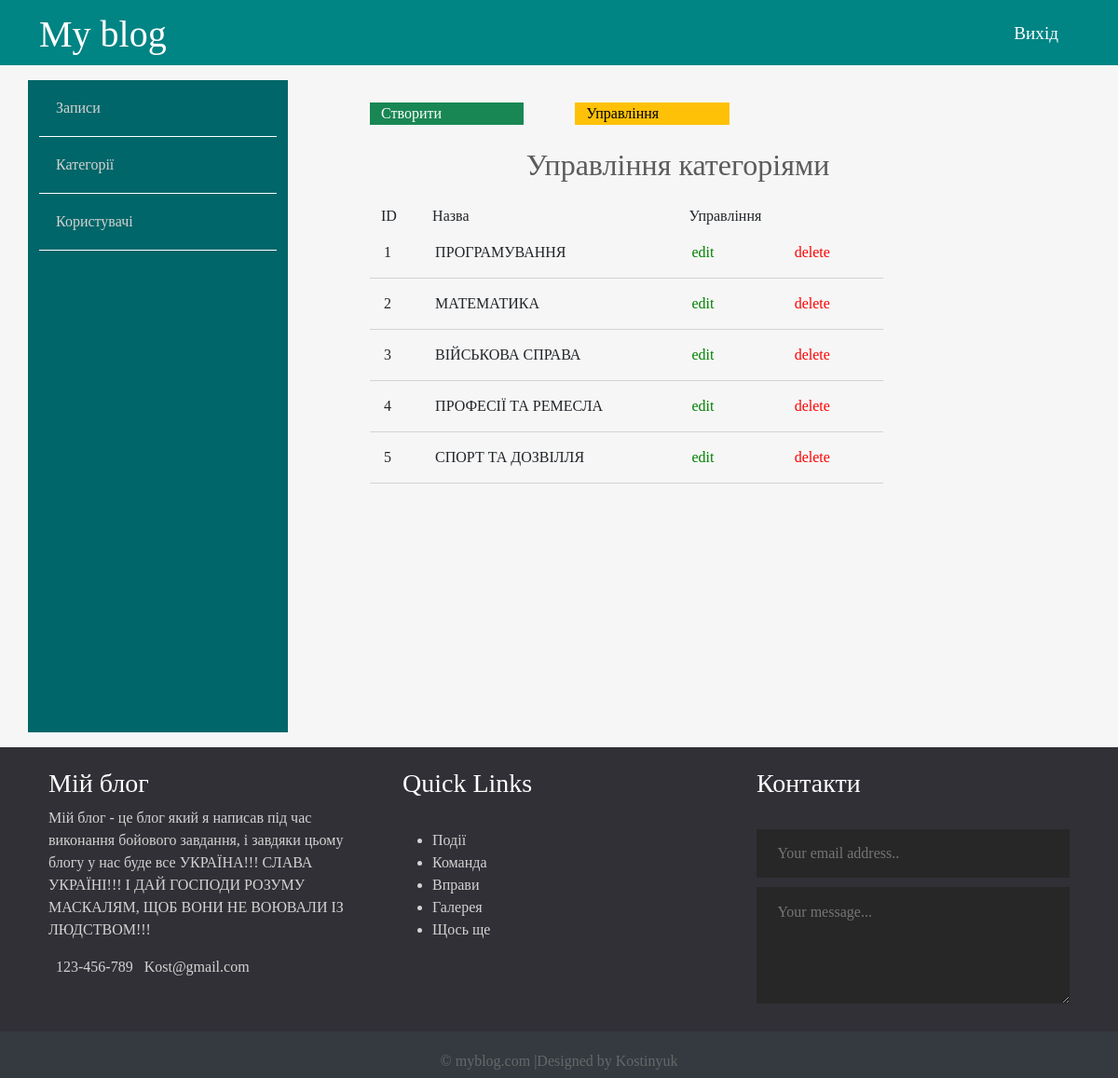
The app's page /admin/topics/index.php with its own data.
### tables this page shows
CREATE TABLE `topics` (
  `id` int(12) UNSIGNED NOT NULL,
  `name` varchar(120) DEFAULT NULL,
  `description` text DEFAULT NULL
);

### app/database/db.php (called while the page is built, shortened)
<?php
require "connect.php";
 function dbCheckError($query)
 {
     $errInfo = $query->errorInfo();
     return true;
 }
function selectAll($table, $params = []){
    global $pdo;
    $sql = "SELECT * FROM $table";
    $query = $pdo->prepare($sql);
    $query->execute();
    return $query->fetchAll();
}

### app/controllers/topics.php (called while the page is built, shortened)
<?php
  @include "../../app/database/db.php";
   $topics = selectAll("topics");

### admin/topics/index.php (the view, shortened to what this page needs)
<?php session_start();
include "../../app/controllers/topics.php";
?>
<!doctype html>
<html lang="en">
<head>
    <link href="https://cdn.jsdelivr.net/npm/bootstrap@5.0.2/dist/css/bootstrap.min.css"
          rel="stylesheet"
>
    <link rel="stylesheet" href="../../assets/CSS/admin.css">
</head>
<div>
<?php include ("../../app/include/header-admin.php") ?>
<div class="container">
    <div class="row">
                <?php include ("../../app/include/sidebar-admin.php") ?>
        <div class="posts col-9">
            <div class="button row">
                <a href="<?php echo BASE_URL . "admin/topics/create.php"?>"  class="col-3 btn-success">Створити</a>
                <span class="col-1"></span>
                <a href="<?php echo BASE_URL . "admin/topics/index.php"?>"  class="col-3 btn-warning">Управління</a>
            </div>
       <div>
            <h2>Управління категоріями</h2>
       </div>
            <div class="row title-table">
                <div class="col-1">ID</div>
                <div class="col-5">Назва</div>
                <div class="col-4">Управління</div>
            </div>
     <?php foreach ($topics as $key => $topic): ?>
            <div class="row post">
                <div class="id col-1"><?= $key + 1; ?></div>
                <div class="title col-5"><?= $topic["name"]; ?></div>
                <div class="red col-2"><a href="edit.php?id=<?= $topic["id"]; ?>">edit</a></div>
                <div class="del col-2"><a href="edit.php?del_id=<?= $topic["id"]; ?>">delete</a></div>
            </div>
            <?php endforeach; ?>
        </div>
    </div>
</div>
</div>
<?php include ("../../app/include/footer.php") ?>
</body>
</html>

### assets/CSS/admin.css (style rules this page uses)
* { font-family: "Comfortaa", cursive; }
html, h1, h2, h3, h4, h5, h6 { color: #5c5b5b; }
a { text-decoration: none; color: inherit; }
.posts { height: 100%; padding: 40px 100px 100px; overflow-y: scroll; }
.posts h2 { text-align: center; margin: 1.5rem 0; }
.posts .post div { padding: 15px; text-align: left; border-bottom: 1px solid #d3d3d3; // font-weight: 700; }
.posts .post div { padding: 15px; text-align: left; border-bottom: 1px solid #d3d3d3; }
.posts .post .red { color: green; }
.posts .post .del { color: red; }

### records on screen
topics: name "ПРОГРАМУВАННЯ"
topics: name "МАТЕМАТИКА"
topics: name "ВІЙСЬКОВА СПРАВА"
topics: name "ПРОФЕСІЇ ТА РЕМЕСЛА"
topics: name "СПОРТ ТА ДОЗВІЛЛЯ"
